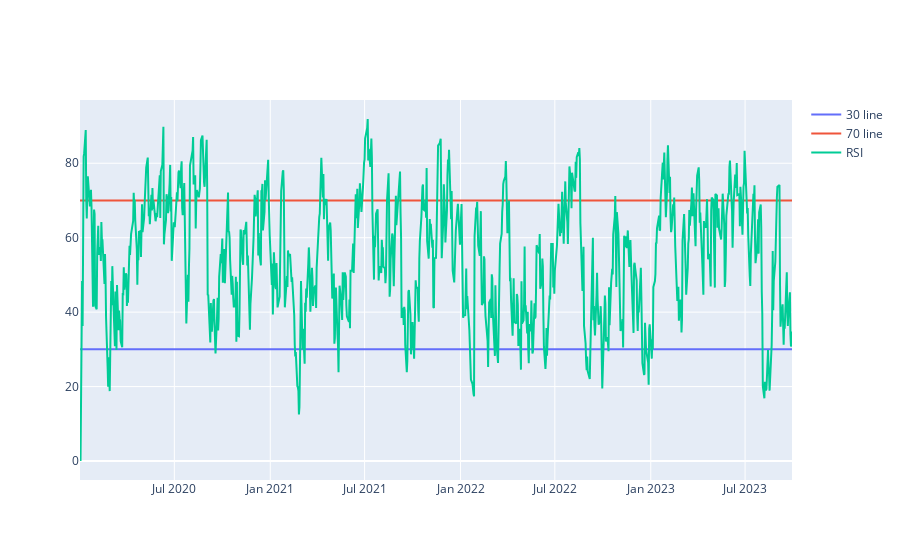

This figure's notebook cell:
### Markdown cell above
### Question 3: Plot RSI with additional 70 and 30 horizontal lines

### Code cell
rsi_indicator = RSI(df)
rsi_indicator.run()

df['rsi'] = rsi_indicator.rsi
df['30'] = 30
df['70'] = 70

line30 = go.Scatter(x=df.index,
                y = df['30'],
                name = "30 line"
                )

line70 = go.Scatter(x=df.index,
                y = df['70'],
                name = "70 line"
                )
r = go.Scatter(x=df.index,
                y = df['rsi'],
                name = "RSI"
                )

fig = go.Figure(data=[ line30, line70, r])
fig.show()

### Figure 1 — Plotly figure (JSON) as saved in the notebook; plotly's stock layout.template omitted (floating-point values rounded to 4 significant figures; data arrays with more than 128 entries replaced by an {"elided": "..."} marker saying what was removed)
{"data": [{"name": "30 line", "type": "scatter", "x": {"elided": "943 str values"}, "y": {"elided": "943 int values"}}, {"name": "70 line", "type": "scatter", "x": {"elided": "943 str values"}, "y": {"elided": "943 int values"}}, {"name": "RSI", "type": "scatter", "x": {"elided": "943 str values"}, "y": {"elided": "943 float values"}}], "layout": {}}
